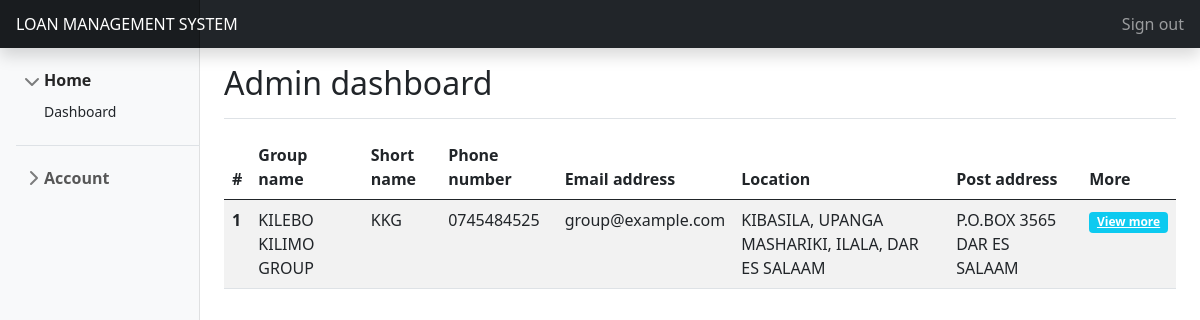
The app's page /index.php?url=admin (signed in), older data.
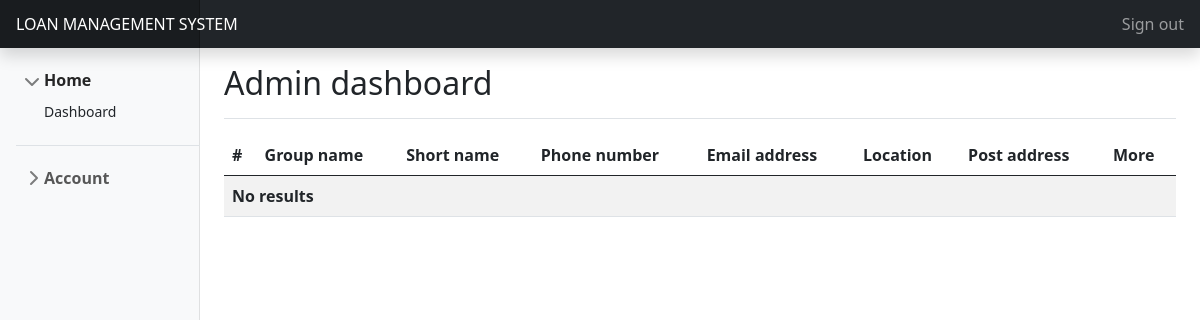
The same page, newer data.
### tables this page shows
CREATE TABLE `groups` (
  `id` int(10) NOT NULL,
  `groupname` varchar(100) NOT NULL,
  `shortname` varchar(10) NOT NULL,
  `phonenumber` varchar(20) NOT NULL,
  `groupemail` varchar(50) NOT NULL,
  `location` varchar(100) NOT NULL,
  `postaddress` varchar(50) NOT NULL,
  `contactphone` varchar(50) NOT NULL,
  `contactname` varchar(20) NOT NULL,
  `groupadminid` varchar(50) NOT NULL
);

### includes/database.php (called while the page is built, shortened)
<?php
$systemName = "LOAN MANAGEMENT SYSTEM";
class Database
{
    private $host = 'localhost';
    private $user = 'root';
    private $database = 'mikopo';
    private $password = '';
    protected $dbConnect = false;
    public function __construct() {
        if(!$this->dbConnect) {
            $conn = new mysqli(
                $this->host,
                $this->user,
                $this->password,
                $this->database
            );
        }
        if($conn->connect_error){
            die("Error failed to connect to MySQL: " . $conn->connect_error);
        }else{
            $this->dbConnect = $conn;
        }
    }
    protected function getData($sqlQuery) {
        $result = mysqli_query($this->dbConnect, $sqlQuery);
        if ( $result->num_rows > 0 ) {
            $data = array();
            while ($row = $result->fetch_assoc()) {
                $data[] = $row;
            }
        }
        return @$data;
    }
}

### includes/includes.php (called while the page is built, shortened)
<?php
require_once('database.php');
class User extends Database
{
    public function getGroups() {
        $groupQuery = "SELECT * FROM groups";
        return $this->getData($groupQuery);
    }
    public function getAddress($getUrl) {
        switch ($getUrl) {
            case 'admin':
                $getUrl = 'admin-dash.php';
                break;
        }
        return $getUrl;
    }
}

### includes/admin-dash.php (the view)
<?php
$group = $user->getGroups();
?>
<div class="d-flex justify-content-between flex-wrap flex-md-nowrap align-items-center pt-3 pb-2 mb-3 border-bottom">
<h1 class="h2">Admin dashboard</h2>
</div>
<div class="bd-example mt-3">
<table class="table table-striped">
    <thead>
    <tr>
    <th scope="col">#</th>
    <th scope="col">Group name</th>
    <th scope="col">Short name</th>
    <th scope="col">Phone number</th>
    <th scope="col">Email address</th>
    <th scope="col">Location</th>
    <th scope="col">Post address</th>
    <th scope="col">More</th>
    </tr>
    </thead>
    <tbody>
<?php
$rownum = 1;
if ($group != NULL) {
    for ($i=0; $i < sizeof($group); $i++) {
        echo '<tr>';
        echo '<th scope="row">'.$rownum.'</th>';
        echo '<td>'.@$group[0]['groupname'].'</td>';
        echo '<td>'.@$group[0]['shortname'].'</td>';
        echo '<td>'.@$group[0]['phonenumber'].'</td>';
        echo '<td>'.@$group[0]['groupemail'].'</td>';
        echo '<td>'.@$group[0]['location'].'</td>';
        echo '<td>'.@$group[0]['postaddress'].'</td>';
        echo '<td><a class="badge squire-pill bg-info" href="index.php?url=group-details&group='.@$group[$i]['id'].'">View more</a></td>';
        echo '</tr>';
        $rownum++;
        }
} else {
echo '<tr>';
echo '<th scope="row" colspan="8">No results</th>';
echo '</tr>';
}
?>
    </tbody>
</table>
</div>

### includes/header.php (shortened to what this page needs)
<?php
    require_once('includes.php');
    $user = new User();
    ?>
<!DOCTYPE html>
<html lang="en">
<head>
    <link rel="stylesheet" href="./bootstrap/css/bootstrap.min.css">
    <link rel="stylesheet" href="./css/style.css">
    <link rel="stylesheet" href="./fontawesome/css/all.min.css"/>
</head>

### index.php (shortened to what this page needs)
<?php
require ('includes/header.php');
$user->checkLogin();
?>
  <body>
<header class="navbar navbar-dark sticky-top bg-dark flex-md-nowrap p-0 shadow">
  <a class="navbar-brand col-md-3 col-lg-2 me-0 px-3" href="#"><?php echo $systemName; ?></a>
  <div class="navbar-nav">
    <div class="nav-item text-nowrap">
      <a class="nav-link px-3" href="action.php?action=logout">Sign out</a>
    </div>
  </div>
</header>
<div class="container-fluid">
  <div class="row">
    <nav id="sidebarMenu" class="col-md-3 col-lg-2 d-md-block bg-light sidebar collapse">
      <div class="position-sticky pt-3">
      <ul class="list-unstyled ps-3">
      <li class="mb-1">
        <button class="btn btn-toggle align-items-center rounded collapsed" data-bs-toggle="collapse" data-bs-target="#home-collapse" aria-expanded="true">
          Home
        </button>
        <div class="collapse show" id="home-collapse">
          <ul class="btn-toggle-nav list-unstyled fw-normal pb-1 small">
<?php
if ($_SESSION['role'] == 'user' ) {
  ?>
            <li><a href="index.php" class="link-dark rounded">Dashboard</a></li>
            <li><a href="index.php?url=register" class="link-dark rounded">Register group</a></li>
            <li><a href="index.php?url=group-members" class="link-dark rounded">Group members</a></li>
            <li><a href="index.php?url=group-activities" class="link-dark rounded">Group activities</a></li>
<?php
} else if ($_SESSION['role'] == 'admin' ) {
  ?>
            <li><a href="index.php?url=admin" class="link-dark rounded">Dashboard</a></li>
<?php
} else {
  ?>
            <li><a href="index.php?url=member" class="link-dark rounded">Dashboard</a></li>
<?php
}
?>
          </ul>
        </div>
      </li>
      <li class="border-top my-3"></li>
      <li class="mb-1">
        <button class="btn btn-toggle align-items-center rounded collapsed" data-bs-toggle="collapse" data-bs-target="#account-collapse" aria-expanded="false">
          Account
        </button>
      </li>
    </ul>
      </div>
    </nav>
    <main class="col-md-9 ms-sm-auto col-lg-10 px-md-4">
    <?php
    if (isset($_GET['url'])) {
      $url= $_GET['url'];
      $includeAddress = $user->getAddress($url);
      if ($includeAddress) {
        include ('includes/'.$includeAddress);
      }
    }
    ?>
</main>
  </div>
</div>
  </body>
</html>

### css/style.css (style rules this page uses)
* { box-sizing: border-box; }
html, body { height: 100% !important; width: 100% !important; font-family: "Segoe UI", Tahoma, Geneva, Verdana, sans-serif; font-size: 1rem; }
.sidebar { position: fixed; top: 0; bottom: 0; left: 0; z-index: 100; padding: 48px 0 0; box-shadow: inset -1px 0 0 rgba(0, 0, 0, 0.1); }
.navbar-brand { padding-top: 0.75rem; padding-bottom: 0.75rem; font-size: 1rem; background-color: rgba(0, 0, 0, 0.25); box-shadow: inset -1px 0 0 rgba(0, 0, 0, 0.25); }
.btn-toggle { display: inline-flex; align-items: center; padding: 0.25rem 0.5rem; font-weight: 600; color: rgba(0, 0, 0, 0.65); background-color: transparent; border: 0; }
.btn-toggle::before { width: 1.25em; line-height: 0; transition: transform 0.35s ease; transform-origin: 0.5em 50%; }
.btn-toggle[aria-expanded=true] { color: rgba(0, 0, 0, 0.85); }
.btn-toggle[aria-expanded=true]::before { transform: rotate(90deg); }
.btn-toggle-nav a { display: inline-flex; padding: 0.1875rem 0.5rem; margin-top: 0.125rem; margin-left: 1.25rem; text-decoration: none; }

Row changes from the older to the newer data that the page shows:
removed groups: groupname "KILEBO KILIMO GROUP", shortname "KKG", phonenumber "0745484525", groupemail "group@example.com", location "KIBASILA, UPANGA MASHARIKI, ILALA, DAR ES SALAAM", postaddress "P.O.BOX 3565 DAR ES SALAAM"
Text that changed along with them:
text now shown: "No results"
